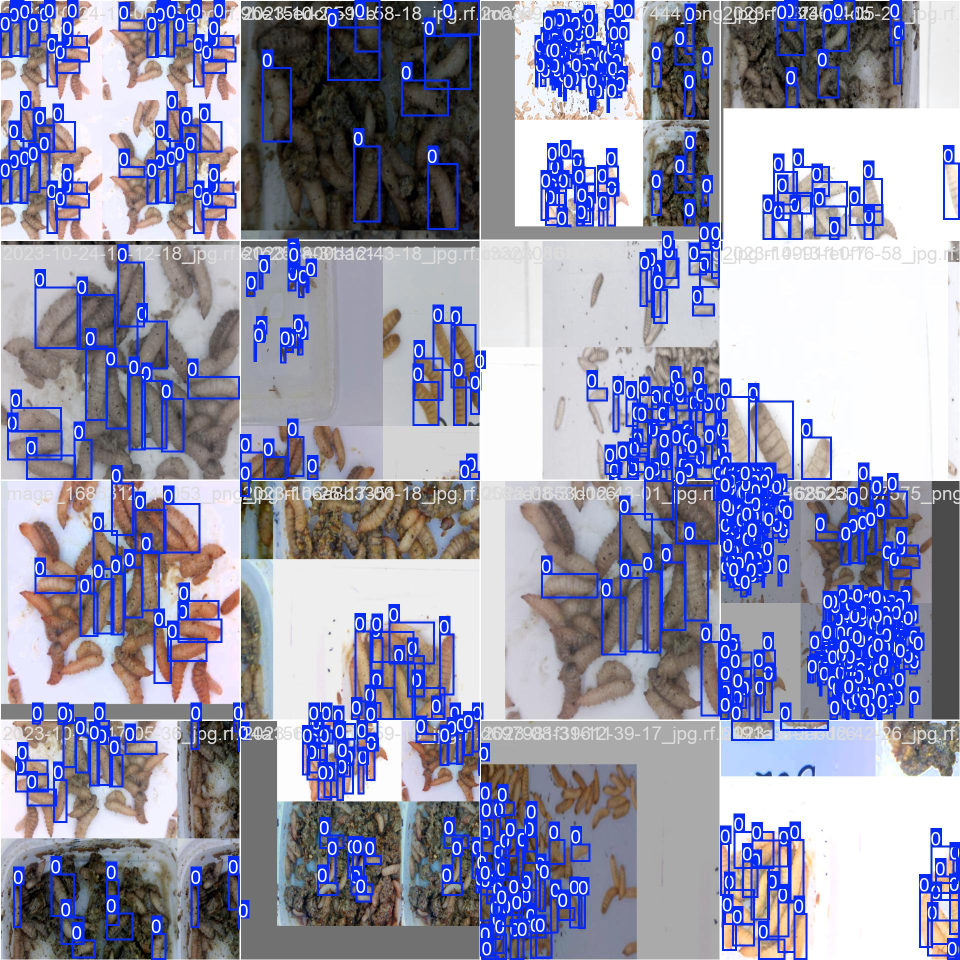
#> input picture reports/yolo_runs/larvae_counting_gpu2/train_batch0.jpg, 1920 x 1920 px (shown at 1/2 size); its folder holds only this picture in this run
$ python -i counting_benchmarks.py   (imports and definitions only)   (older library calls are emulated)
#> lines starting #> are read from the running program, lines starting #| are printed output that depends on the picture; after the words box and inside, x2 and y2 are one past the last pixel; in counts of white or black regions, pixels touching at a corner belong together
from __future__ import annotations

from pathlib import Path
from typing import Any, Callable

import cv2
import numpy as np
import pandas as pd
from sklearn.ensemble import ExtraTreesRegressor, RandomForestRegressor
from sklearn.ensemble import HistGradientBoostingRegressor
from sklearn.impute import SimpleImputer
from sklearn.neighbors import KNeighborsRegressor
from sklearn.metrics import mean_absolute_error, r2_score, root_mean_squared_error
from sklearn.pipeline import Pipeline
from sklearn.preprocessing import StandardScaler

from larvae_cv.data import (
    read_manifest_csv,
    remap_path_columns,
    to_builtin,
    write_json,
    write_runtime_detection_yaml,
)
from larvae_cv.paths import MODELS_DIR, PROCESSED_DIR, REPORTS_DIR


CountFn = Callable[[Path], int]


# [16 lines left out: functions _count_metrics, _read_gray, not called in this run]


def _pick_foreground_mask(gray: np.ndarray) -> np.ndarray:
    candidates: list[tuple[float, np.ndarray]] = []
    for inverse in [True, False]:
        flag = cv2.THRESH_BINARY_INV if inverse else cv2.THRESH_BINARY
        _, mask = cv2.threshold(gray, 0, 255, flag | cv2.THRESH_OTSU)
        frac = float(mask.mean() / 255.0)
        score = abs(frac - 0.18)
        if not 0.005 <= frac <= 0.85:
            score += 1.0
        candidates.append((score, mask))
    candidates.sort(key=lambda item: item[0])
    return candidates[0][1]


# [50 lines left out: functions _count_components, otsu_connected_components, adaptive_connected_components, not called in this run]


def watershed_counting(image_path: Path) -> int:
    image = cv2.imread(str(image_path))
#> image is the input picture: shape (1920, 1920, 3); mean B, G, R 174.6, 148.3, 147.6
    if image is None:
        raise FileNotFoundError(f"Unable to read image: {image_path}")

    gray = cv2.cvtColor(image, cv2.COLOR_BGR2GRAY)
    blur = cv2.GaussianBlur(gray, (5, 5), 0)
    mask = _pick_foreground_mask(blur)
#> the loop in _pick_foreground_mask, `for inverse in [True, False]:` made 2 passes
#> (frac, score) on passes 1 to 2: (0.51, 0.33), (0.49, 0.31)
#> pass 1, in _pick_foreground_mask, `_, mask = cv2.threshold(gray, 0, 255, flag | cv2.THRESH_OTSU)`:
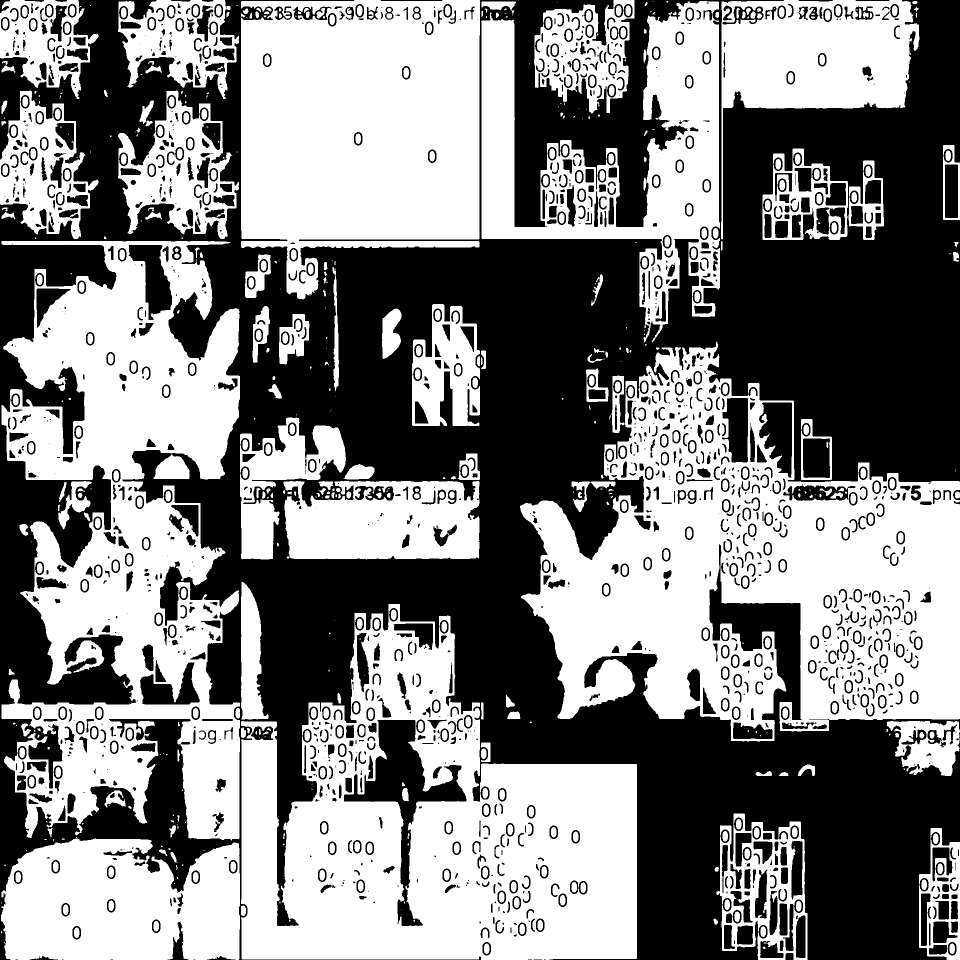
#> mask: shape (1920, 1920) (shown at 1/2 size); 51% white; 1567 black regions (409 under 20 px), largest, box (x1, y1, x2, y2) and area: (0, 0, 1920, 1920) 1530569, (688, 1440, 933, 1852) 23333, (1518, 805, 1584, 955) 6833
#> after the loop in _pick_foreground_mask, `for inverse in [True, False]:`: candidates = 2 items
    kernel = np.ones((3, 3), np.uint8)
    opened = cv2.morphologyEx(mask, cv2.MORPH_OPEN, kernel, iterations=1)
#> opened: shape (1920, 1920); 48.5% white; 1349 white regions (190 under 20 px), largest, box (x1, y1, x2, y2) and area: (0, 0, 1920, 1920) 1520560, (688, 1440, 933, 1852) 23280, (1518, 805, 1584, 955) 6819
    sure_bg = cv2.dilate(opened, kernel, iterations=2)
#> sure_bg: shape (1920, 1920); 58% white; 680 black regions (209 under 20 px), largest, box (x1, y1, x2, y2) and area: (4, 1238, 1272, 1920) 377104, (1043, 696, 1920, 1460) 297249, (484, 0, 958, 555) 216758
    dist = cv2.distanceTransform(opened, cv2.DIST_L2, 5)
    _, sure_fg = cv2.threshold(dist, 0.23 * dist.max(), 255, 0)
#> sure_fg: shape (1920, 1920) float32; 9.2% white; 15 white regions, largest, box (x1, y1, x2, y2) and area: (1476, 0, 1920, 914) 148923, (722, 528, 1159, 972) 57558, (1631, 1488, 1920, 1920) 54471
    sure_fg = sure_fg.astype(np.uint8)
    unknown = cv2.subtract(sure_bg, sure_fg)
#> unknown: shape (1920, 1920); 48.8% white; 631 white regions, largest, box (x1, y1, x2, y2) and area: (0, 0, 1920, 1920) 1478653, (1788, 1606, 1920, 1920) 33993, (686, 1413, 935, 1854) 29934
    _, markers = cv2.connectedComponents(sure_fg)
#> markers: shape (1920, 1920) int32; 16 distinct labels, from 0 to 15
    markers = markers + 1
#> markers: shape (1920, 1920) int32; 16 distinct labels, from 1 to 16
    markers[unknown == 255] = 0
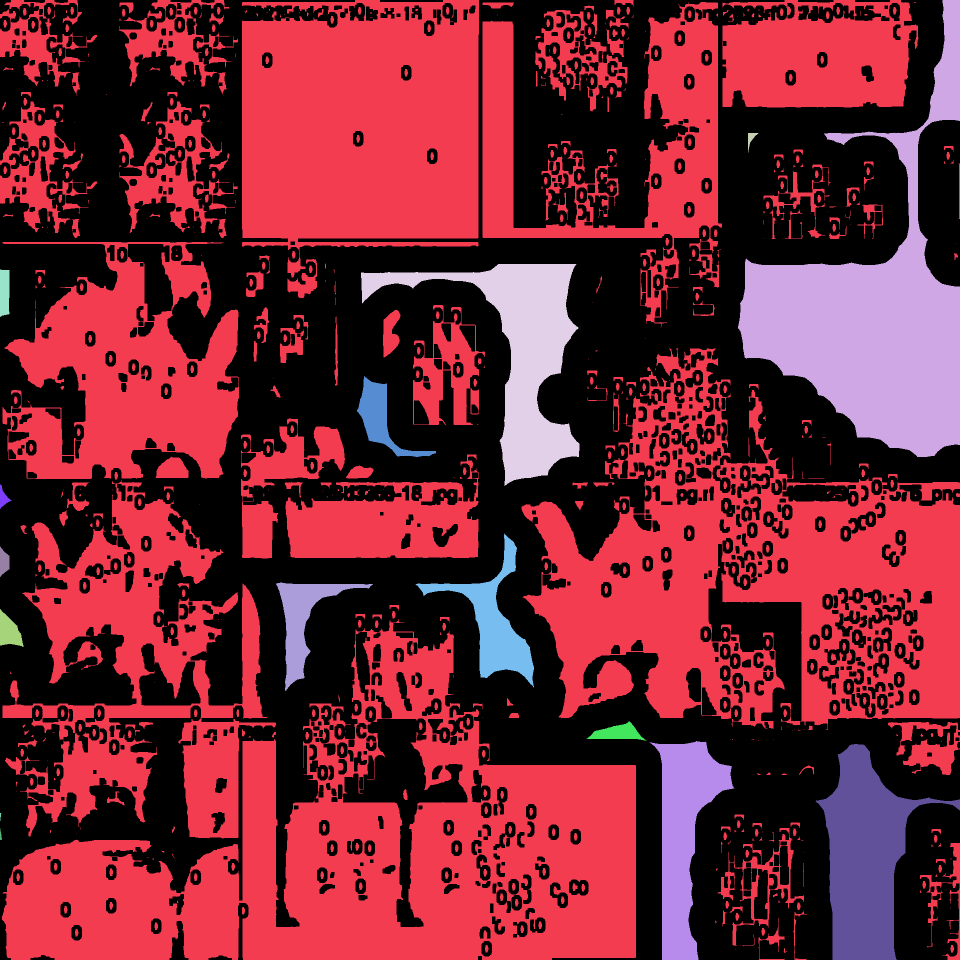
#> markers: shape (1920, 1920) int32 (shown at 1/2 size); 17 distinct labels, from 0 to 16; one colour per label, 0 black
    markers = cv2.watershed(image.copy(), markers)
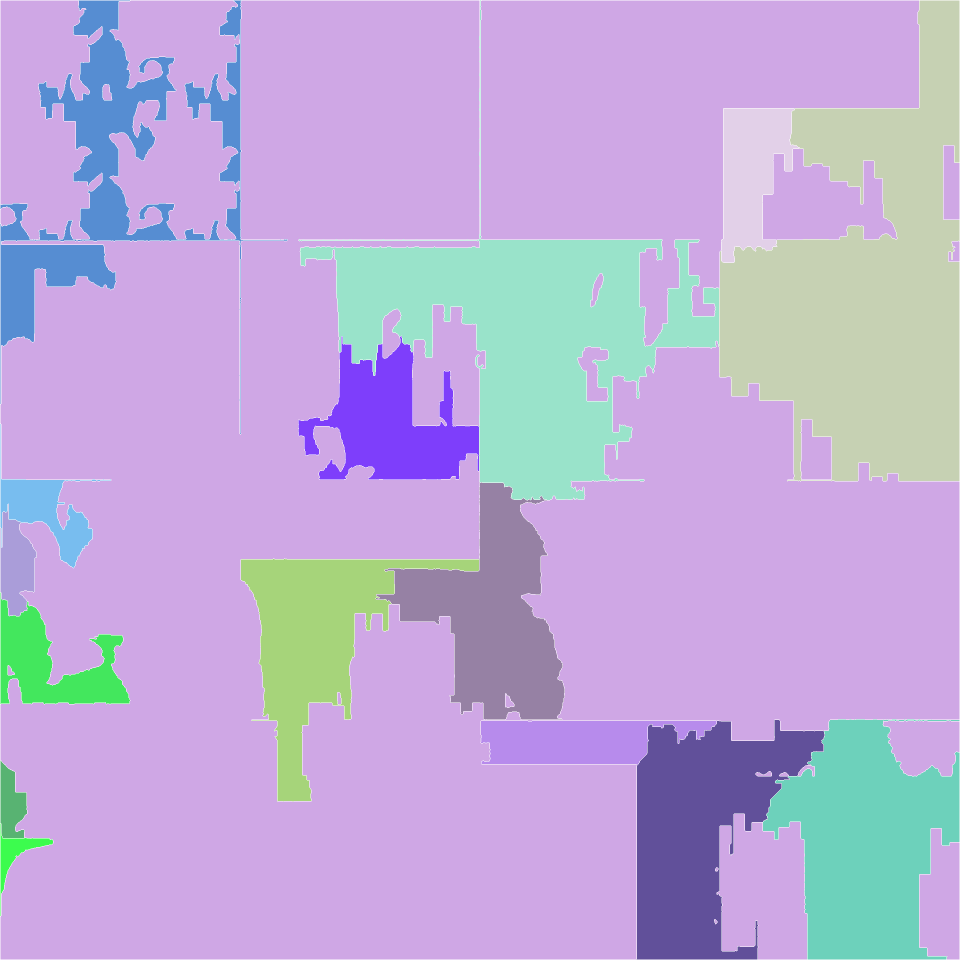
#> markers: shape (1920, 1920) int32 (shown at 1/2 size); 17 distinct labels, from -1 to 16; one colour per label, 0 black, -1 white

    count = 0
    for marker_id in np.unique(markers):
        if marker_id <= 1:
            continue
        area = int(np.sum(markers == marker_id))
        if 60 <= area <= image.shape[0] * image.shape[1] * 0.2:
            count += 1
#> this loop made 17 passes
#> area on passes 3 to 10: 269707, 30536, 211825, 96285, 53376, 15409, 85332, 10353
#> after the loop, count = 15
    return count


# [403 lines left out: functions blob_detector_counting, distance_peak_counting, _extract_count_features, _feature_frame, _prepare_feature_dataset, _evaluate_count_function and 5 more, not called in this run]

>>> result = watershed_counting('../../reports/yolo_runs/larvae_counting_gpu2/train_batch0.jpg')
#> result = 15

$ run again, on reports/yolo_runs/larvae_counting_gpu2/train_batch1.jpg
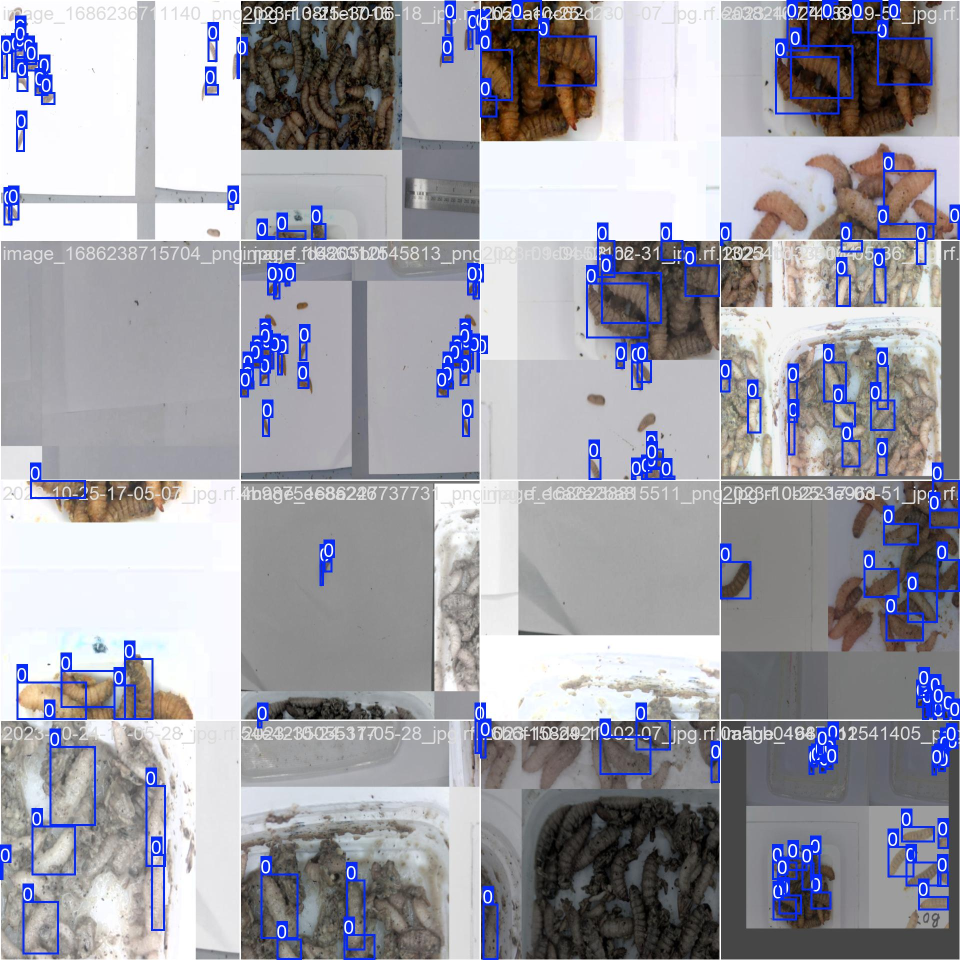
#> input picture reports/yolo_runs/larvae_counting_gpu2/train_batch1.jpg, 1920 x 1920 px (shown at 1/2 size)
#> in watershed_counting, image is the input picture: shape (1920, 1920, 3); mean B, G, R 166.8, 157.7, 158.2
#> the loop in _pick_foreground_mask, `for inverse in [True, False]:` made 2 passes
#> (frac, score) on passes 1 to 2: (0.417, 0.237), (0.583, 0.403)
#> pass 1, in _pick_foreground_mask, `_, mask = cv2.threshold(gray, 0, 255, flag | cv2.THRESH_OTSU)`:
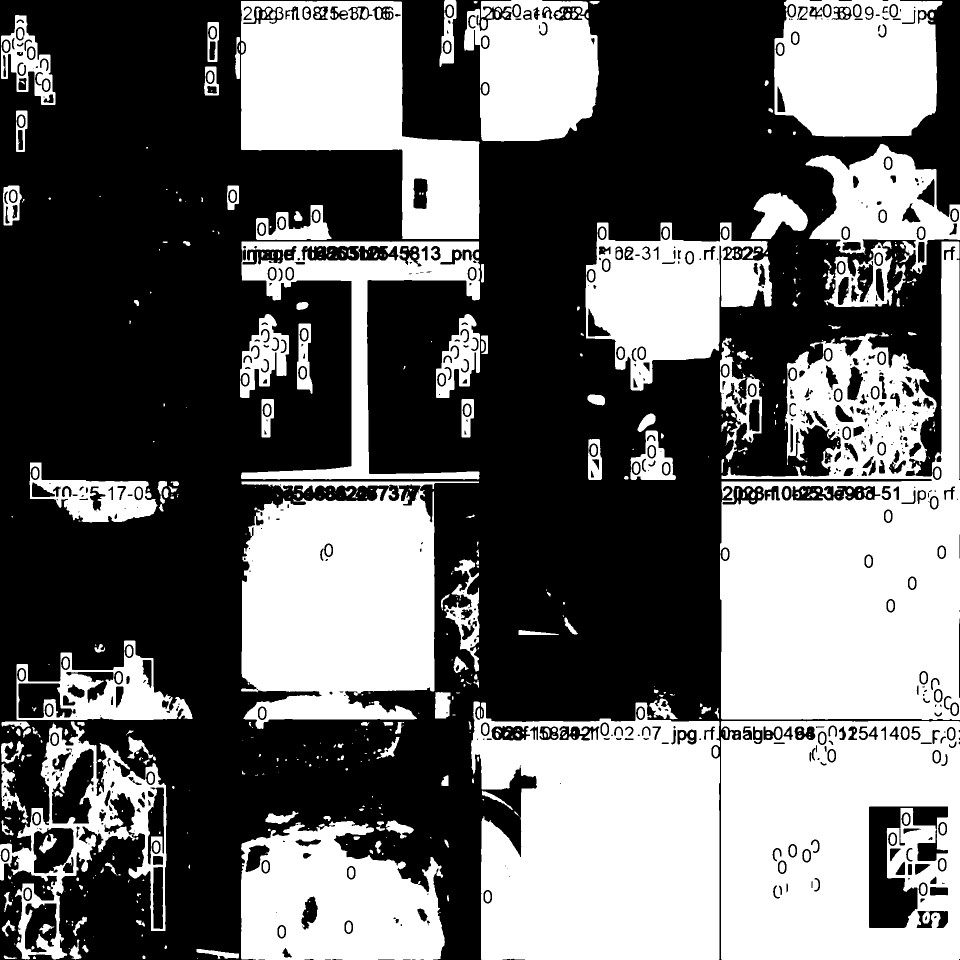
#> mask: shape (1920, 1920) (shown at 1/2 size); 41.7% white; 723 white regions (308 under 20 px), largest, box (x1, y1, x2, y2) and area: (1440, 483, 1920, 1440) 282220, (942, 1403, 1440, 1920) 214100, (1442, 1442, 1920, 1920) 193940
#> after the loop in _pick_foreground_mask, `for inverse in [True, False]:`: candidates = 2 items
#> opened: shape (1920, 1920); 41.5% white; 562 white regions (130 under 20 px), largest, box (x1, y1, x2, y2) and area: (1440, 483, 1920, 1440) 280799, (942, 1403, 1440, 1920) 213781, (1442, 1442, 1920, 1920) 193696
#> sure_bg: shape (1920, 1920); 46.8% white; 169 white regions, largest, box (x1, y1, x2, y2) and area: (940, 286, 1920, 1920) 807214, (480, 408, 970, 1460) 237182, (468, 0, 961, 480) 129780
#> unknown: shape (1920, 1920); 35.7% white; 170 white regions, largest, box (x1, y1, x2, y2) and area: (940, 286, 1920, 1920) 517183, (480, 408, 970, 1460) 173103, (468, 0, 961, 480) 91950
#> in watershed_counting, `markers = cv2.watershed(image.copy(), markers)`:
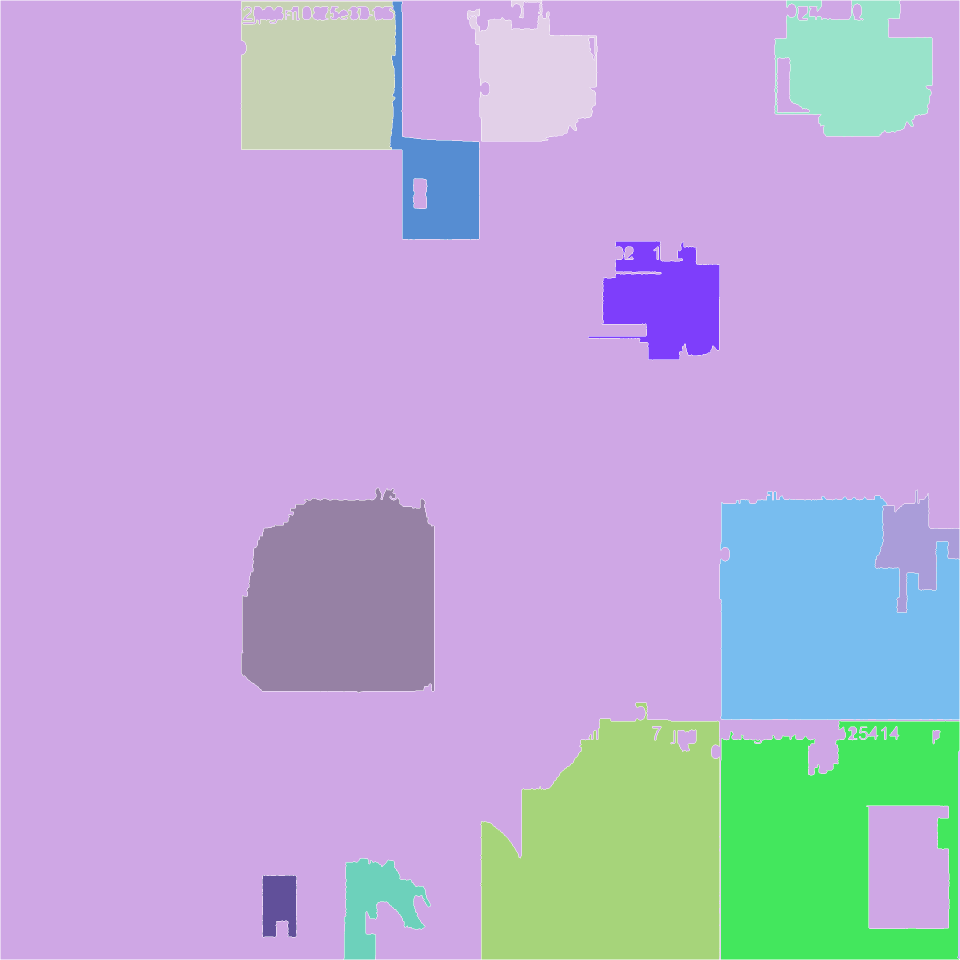
#> markers: shape (1920, 1920) int32 (shown at 1/2 size); 15 distinct labels, from -1 to 14; one colour per label, 0 black, -1 white
#> the loop in watershed_counting, `for marker_id in np.unique(markers):` made 15 passes
#> area on passes 3 to 10: 83405, 49311, 62697, 33517, 40379, 185607, 136065, 18346
#> after the loop in watershed_counting, `for marker_id in np.unique(markers):`: count = 13
